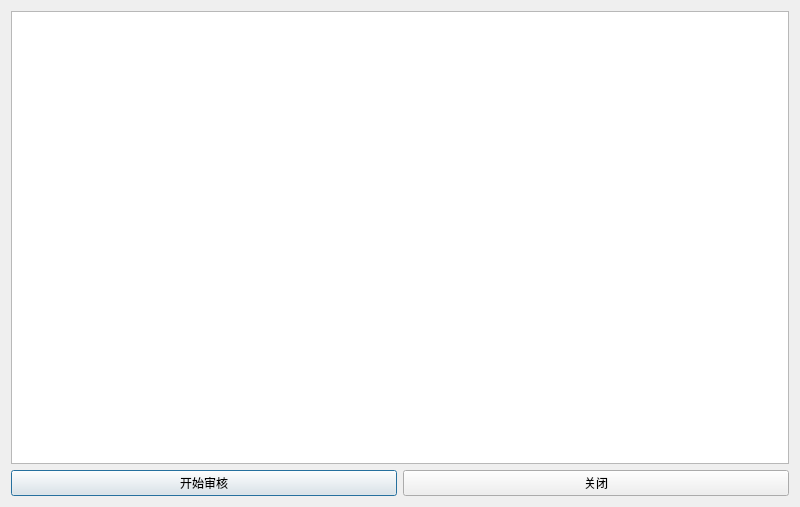
<?xml version="1.0" encoding="UTF-8"?>
<ui version="4.0">
 <class>CheckDialog</class>
 <widget class="QDialog" name="CheckDialog">
  <property name="geometry">
   <rect>
    <x>0</x>
    <y>0</y>
    <width>800</width>
    <height>507</height>
   </rect>
  </property>
  <property name="windowTitle">
   <string>待审核发布信息查看</string>
  </property>
  <property name="windowIcon">
   <iconset resource="resources.qrc">
    <normaloff>:/resources/Lost_And_Found.ico</normaloff>:/resources/Lost_And_Found.ico</iconset>
  </property>
  <layout class="QVBoxLayout" name="verticalLayout">
   <item>
    <layout class="QVBoxLayout" name="verticalLayout_2">
     <item>
      <widget class="QTableView" name="tableView"/>
     </item>
    </layout>
   </item>
   <item>
    <layout class="QHBoxLayout" name="horizontalLayout">
     <item>
      <widget class="QPushButton" name="pushButton_2">
       <property name="text">
        <string>开始审核</string>
       </property>
      </widget>
     </item>
     <item>
      <widget class="QPushButton" name="pushButton">
       <property name="text">
        <string>关闭</string>
       </property>
      </widget>
     </item>
    </layout>
   </item>
  </layout>
 </widget>
 <resources>
  <include location="resources.qrc"/>
 </resources>
 <connections/>
</ui>
